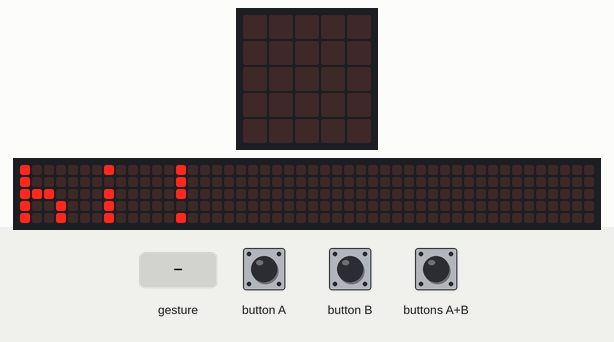
Recording of a program running on a simulated BBC micro:bit (MakeCode). Shown: the board's 5×5 LED display, a strip that is not on the board, showing the scrolling text unrolled. The inputs (shaded band) are chosen by the test bench. Random numbers come from a fixed seed; a tilt is held for 1.5 s and a shake lasts 1 s, then the board lies face up again; the 48×5 strip is a reading aid, not a part: it shows the text the display is scrolling, unrolled, one strip-width of it at a time.

Above: at 2.9 s.
At 5.4 s:
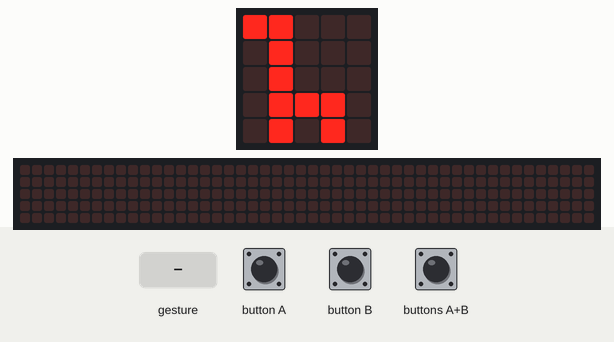
5.5 s: gesture 'tilt right'
At 6.8 s:
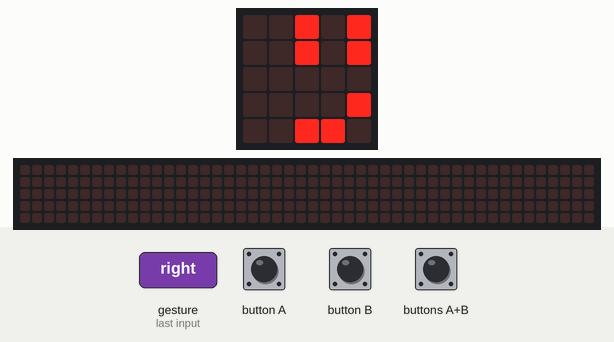
8.4 s: button A pressed for 0.15 s
At 19.9 s:
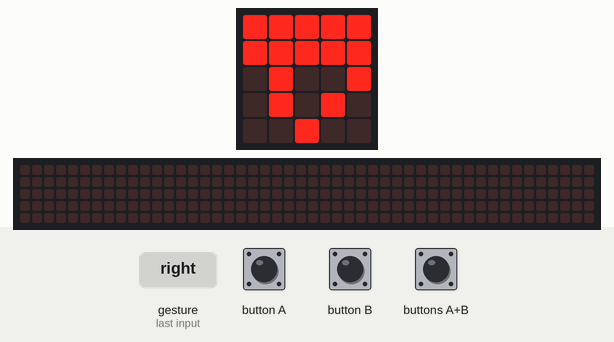

Measured:
- after the input at 5.5 s, the display: first changes after 0.10 s (image 2 shows a later state)
- after the input at 8.4 s, the display: first changes after 0.15 s (image 3 shows a later state)
- what the display in image 0 shows lasts 0.7 s, from 2.9 s to 3.6 s
- what the display in image 2 shows lasts 0.5 s, from 6.4 s to 6.9 s

The program:

main.ts
```typescript
input.onGesture(Gesture.TiltRight, function () {
    basic.showLeds(`
        # . # . .
        # . # . .
        . . . . .
        . . # . .
        # # . . .
        `)
    basic.showLeds(`
        . # . # .
        . # . # .
        . . . . .
        . . . # .
        . # # . .
        `)
    basic.showLeds(`
        . . # . #
        . . # . #
        . . . . .
        . . . . #
        . . # # .
        `)
    basic.pause(100)
    basic.showIcon(IconNames.Giraffe)
})
input.onButtonPressed(Button.A, function () {
    basic.showString("pizza zeit!")
    basic.showLeds(`
        # # # # #
        # # # # #
        . # . . #
        . # . # .
        . . # . .
        `)
    basic.showLeds(`
        # # # # #
        # # # # #
        . # . . #
        . # . # .
        . . # . .
        `)
    basic.showLeds(`
        . # . # .
        . # . # .
        . . . . .
        . # # . .
        . # # . .
        `)
    basic.showLeds(`
        . # . # .
        . # . # .
        . . . . .
        . . # # .
        . . # # .
        `)
    basic.showLeds(`
        . # . # .
        . # . # .
        . . . . .
        . # # . .
        . # # . .
        `)
    basic.showLeds(`
        . # . # .
        . # . # .
        . . . . .
        . . # # .
        . . # # .
        `)
    basic.showLeds(`
        . # . # .
        . # . # .
        . . . . .
        . # # . .
        . # # . .
        `)
    basic.showLeds(`
        . # . # .
        . # . # .
        . . . . .
        . . # # .
        . . # # .
        `)
    basic.showLeds(`
        . # . # .
        . # . # .
        . . . . .
        . . . # .
        . # # . .
        `)
    basic.showIcon(IconNames.Giraffe)
})
input.onGesture(Gesture.TiltLeft, function () {
    basic.showLeds(`
        . . # . #
        . . # . #
        . . . . .
        . . . . #
        . . # # .
        `)
    basic.showLeds(`
        . # . # .
        . # . # .
        . . . . .
        . . . # .
        . # # . .
        `)
    basic.showLeds(`
        # . # . .
        # . # . .
        . . . . .
        . . # . .
        # # . . .
        `)
    basic.pause(100)
    basic.showIcon(IconNames.Giraffe)
})
input.onGesture(Gesture.Shake, function () {
    basic.showLeds(`
        . # . # .
        . # . # .
        . . . . .
        . # # # .
        # . . . #
        `)
    basic.showString("stop :(")
    basic.showIcon(IconNames.Giraffe)
})
input.onButtonPressed(Button.AB, function () {
    basic.showIcon(IconNames.Heart)
    basic.pause(100)
    basic.showIcon(IconNames.Giraffe)
})
input.onButtonPressed(Button.B, function () {
    hand = randint(1, 3)
    if (hand == 1) {
        basic.showLeds(`
            # # # # #
            # . . . #
            # . . . #
            # . . . #
            # # # # #
            `)
    } else if (hand == 2) {
        basic.showLeds(`
            . # # # .
            . # # # .
            . # # # .
            . # # # .
            . # # # .
            `)
    } else {
        basic.showLeds(`
            # # . . #
            # # . # .
            . . # . .
            # # . # .
            # # . . #
            `)
    }
    basic.pause(2000)
    basic.showIcon(IconNames.Giraffe)
})
let hand = 0
basic.showString("hi!")
basic.showIcon(IconNames.Giraffe)
basic.forever(function () {

})
```

test.ts
```typescript
// Hier kann man Tests durchführen; diese Datei wird nicht kompiliert, wenn dieses Paket als Erweiterung verwendet wird.
```
